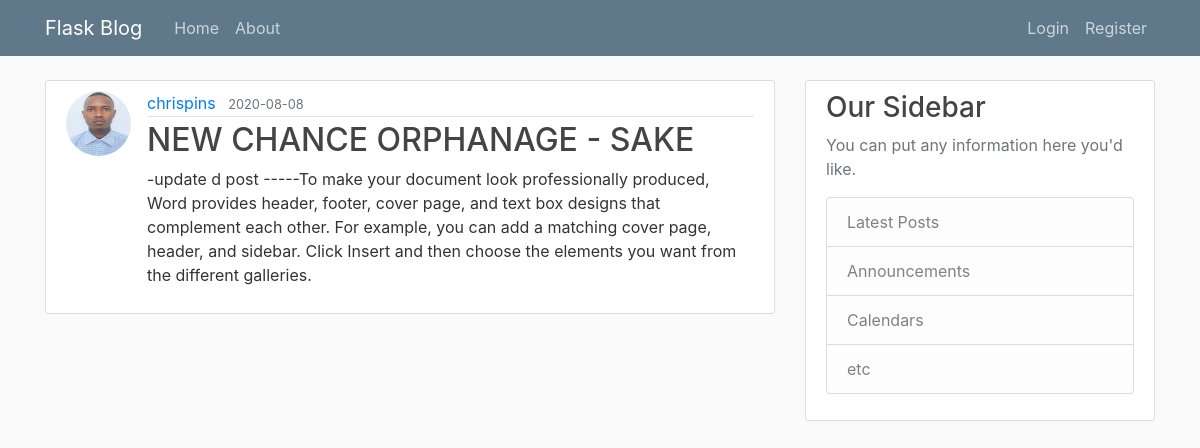
Screenshot of /post/2 with the database file from the repository.
### blog_with_flask/models.py (models this page shows, shortened)
class User(db.Model,UserMixin):
    id = db.Column(db.Integer, primary_key = True)
    username = db.Column(db.String(20), unique = True, nullable = False)
    email = db.Column(db.String(120), unique = True, nullable = False)
    image_file = db.Column(db.String(20), nullable = False, default='default.jpg')
    password = db.Column(db.String(60), nullable = False)
    Posts = db.relationship('Post',backref='author',lazy=True)

class Post (db.Model):
     id = db.Column(db.Integer, primary_key = True)
     title = db.Column(db.String(100), nullable = False)
     date_posted = db.Column(db.DateTime,nullable= False, default=datetime.utcnow)
     content = db.Column(db.Text, nullable = False)
     user_id = db.Column(db.Integer, db.ForeignKey('user.id'),nullable= False)

### blog_with_flask/posts/routes.py (the view)
@posts.route("/post/<int:post_id>")
def post(post_id):
    post = Post.query.get_or_404(post_id)
    return render_template('post.html', title = post.title, post=post)

### blog_with_flask/templates/post.html (shortened to what this page needs)
 {% extends "layout.html" %}
 {% block content %}
       <article class="media content-section">
           <img class="rounded-circle article-img" src="{{url_for('static',filename='profile_pics/'+ post.author.image_file)}}">
            <div class="media-body">
                <div class="article-metadata">
                <a class="mr-2" href="{{ url_for('users.user_posts', username = post.author.username)}}">{{ post.author.username }}</a>
                <small class="text-muted">{{ post.date_posted.strftime('%Y-%m-%d') }}</small>
                </div>
                <h2 class="article-title">{{ post.title }}</h2>
                <p class="article-content">{{ post.content }}</p>
            </div>
       </article>
{% endblock content %}

### blog_with_flask/static/main.css (style rules this page uses)
body { background: #fafafa; color: #333333; margin-top: 5rem; }
h1, h2, h3, h4, h5, h6 { color: #444444; }
.content-section { background: #ffffff; padding: 10px 20px; border: 1px solid #dddddd; border-radius: 3px; margin-bottom: 20px; }
.article-title { color: #444444; }
.article-content { white-space: pre-line; }
.article-img { height: 65px; width: 65px; margin-right: 16px; }
.article-metadata { padding-bottom: 1px; margin-bottom: 4px; border-bottom: 1px solid #e3e3e3 }

### rows the page displays
User: image_file (picture), author.username "chrispins"
Post: date_posted "2020-08-08", title "NEW CHANCE ORPHANAGE - SAKE", content "-update d post -----To make your document look professionally produced, Word provides header, footer, cover page, and text box designs that complement each other. For example, you can add a matching cover page, header, and sidebar. Click Insert and then choose the elements you want from the different galleries."
